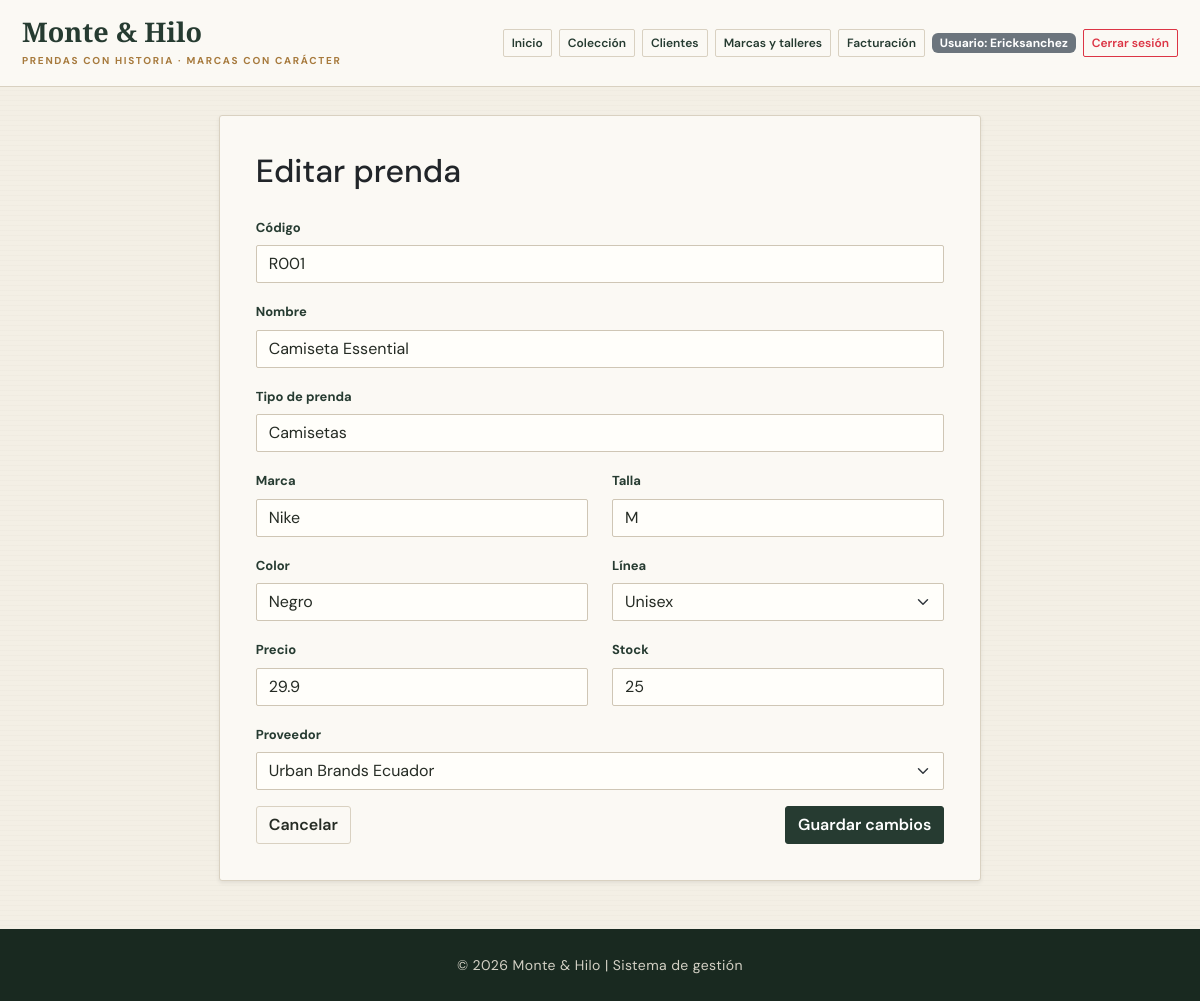
The page /productos/editar/R001 (signed in) on the database its author committed.
### tables this page shows
CREATE TABLE usuarios (
            id INTEGER PRIMARY KEY AUTOINCREMENT,
            usuario TEXT NOT NULL UNIQUE,
            password TEXT NOT NULL
        );

CREATE TABLE productos (
            codigo TEXT PRIMARY KEY,
            nombre TEXT NOT NULL,
            categoria TEXT NOT NULL,
            precio REAL NOT NULL,
            stock INTEGER NOT NULL,
            id_proveedor INTEGER, marca TEXT NOT NULL DEFAULT '', talla TEXT NOT NULL DEFAULT '', color TEXT NOT NULL DEFAULT '', genero TEXT NOT NULL DEFAULT 'Unisex',
            FOREIGN KEY (id_proveedor) REFERENCES proveedores(id_proveedor)
        );

### app.py (the view, shortened to what this page needs)
@app.route("/productos/editar/<codigo>", methods=["GET", "POST"])
@login_required
def editar_producto(codigo):
    producto = get_product_by_code(codigo)
    if not producto:
        flash("Producto no encontrado.", "danger")
        return redirect(url_for("productos"))
    form = ProductoForm()
    _set_product_supplier_choices(form)
    if request.method == "GET":
        form.codigo.data = producto["codigo"]
        form.nombre.data = producto["nombre"]
        form.categoria.data = producto["categoria"]
        form.marca.data = producto["marca"]
        form.talla.data = producto["talla"]
        form.color.data = producto["color"]
        form.genero.data = producto["genero"]
        form.precio.data = producto["precio"]
        form.stock.data = producto["stock"]
        form.id_proveedor.data = producto["id_proveedor"] or 0
    return render_template("formulario_producto.html", form=form, nombre_sistema=NOMBRE_SISTEMA, editar=True, codigo=codigo)

### app.py (called while the page is built)
@login_manager.user_loader
def load_user(user_id):
    user_data = get_user_by_id(user_id)
    if user_data:
        return Usuario(user_data["id"], user_data["usuario"], user_data["password"])
    return None

def _set_product_supplier_choices(form):
    form.id_proveedor.choices = [(0, "Sin proveedor")] + [
        (provider["id_proveedor"], provider["empresa"]) for provider in get_providers()
    ]

### conexion/conexion.py (called while the page is built, shortened)
def _database_engine():
    configured_engine = os.getenv("DB_ENGINE")
    if configured_engine:
        return configured_engine.lower()
    return "postgresql" if os.getenv("DATABASE_URL") else "sqlite"

def _parameterized_sql(query, params):
    engine = _database_engine()
    if engine in {"sqlite", "sqlite3"}:
        sqlite_params = tuple(float(param) if isinstance(param, Decimal) else param for param in params)
        return query.replace("%s", "?"), sqlite_params
    return query, tuple(params)

def _sqlite_connection():
    DATABASE_PATH.parent.mkdir(exist_ok=True)
    conn = sqlite3.connect(DATABASE_PATH)
    conn.row_factory = sqlite3.Row
    conn.execute("PRAGMA foreign_keys = ON")
    return conn

def get_db_connection():
    engine = _database_engine()
    if engine in {"sqlite", "sqlite3"}:
        return _sqlite_connection()
    if engine in {"postgres", "postgresql"}:
        return _postgres_connection()
    raise RuntimeError(f"Motor de base de datos no compatible: {engine}")

def get_user_by_id(user_id):
    conn = get_db_connection()
    try:
        cursor = conn.cursor()
        query = "SELECT id, usuario, password FROM usuarios WHERE id = %s"
        cursor.execute(*_parameterized_sql(query, (user_id,)))
        row = cursor.fetchone()
        if row is None:
            return None
        if hasattr(row, "keys"):
            return dict(row)
        return {"id": row[0], "usuario": row[1], "password": row[2]}
    finally:
        conn.close()

def _normalize_product_row(row):
    if row is None:
        return None
    if hasattr(row, "keys"):
        return dict(row)

def _row_as_dict(cursor, row):
    if row is None:
        return None
    if hasattr(row, "keys"):
        return dict(row)
    return dict(zip((column[0] for column in cursor.description), row))

def _read_rows(query, params=()):
    conn = get_db_connection()
    try:
        cursor = conn.cursor()
        cursor.execute(*_parameterized_sql(query, params))
        return [_row_as_dict(cursor, row) for row in cursor.fetchall()]
    finally:
        conn.close()

### templates/formulario_producto.html (shortened to what this page needs)
{% extends "base.html" %}
{% block content %}
<div class="row justify-content-center">
    <div class="col-lg-8">
        <div class="card shadow-sm informacion">
            <div class="card-body">
                <h2 class="mb-4">{% if editar %}Editar prenda{% else %}Agregar una prenda{% endif %}</h2>
                <form method="POST" novalidate>
                    <div class="mb-3">
                        {{ form.codigo.label(class="form-label") }}
                        {{ form.codigo(class="form-control" + (" is-invalid" if form.codigo.errors else ""), placeholder="Ej: R011") }}
                    </div>
                    <div class="mb-3">
                        {{ form.nombre.label(class="form-label") }}
                        {{ form.nombre(class="form-control" + (" is-invalid" if form.nombre.errors else ""), placeholder="Ej: Camisa Oxford") }}
                    </div>
                    <div class="mb-3">
                        {{ form.categoria.label(class="form-label") }}
                        {{ form.categoria(class="form-control" + (" is-invalid" if form.categoria.errors else ""), placeholder="Ej: Camisas") }}
                    </div>
                    <div class="row">
                        <div class="col-md-6">
                            <div class="mb-3">
                                {{ form.marca.label(class="form-label") }}
                                {{ form.marca(class="form-control" + (" is-invalid" if form.marca.errors else ""), placeholder="Marca") }}
                            </div>
                        </div>
                        <div class="col-md-6">
                            <div class="mb-3">
                                {{ form.talla.label(class="form-label") }}
                                {{ form.talla(class="form-control" + (" is-invalid" if form.talla.errors else ""), placeholder="XS, S, M, 32, 40...") }}
                            </div>
                        </div>
                    </div>
                    <div class="row">
                        <div class="col-md-6">
                            <div class="mb-3">
                                {{ form.color.label(class="form-label") }}
                                {{ form.color(class="form-control" + (" is-invalid" if form.color.errors else ""), placeholder="Color") }}
                            </div>
                        </div>
                        <div class="col-md-6">
                            <div class="mb-3">
                                {{ form.genero.label(class="form-label") }}
                                {{ form.genero(class="form-select" + (" is-invalid" if form.genero.errors else "")) }}
                            </div>
                        </div>
                    </div>
                    <div class="row">
                        <div class="col-md-6">
                            <div class="mb-3">
                                {{ form.precio.label(class="form-label") }}
                                {{ form.precio(class="form-control" + (" is-invalid" if form.precio.errors else ""), step="0.01", placeholder="0.00") }}
                            </div>
                        </div>
                        <div class="col-md-6">
                            <div class="mb-3">
                                {{ form.stock.label(class="form-label") }}
                                {{ form.stock(class="form-control" + (" is-invalid" if form.stock.errors else ""), placeholder="0") }}
                            </div>
                        </div>
                    </div>
                    <div class="mb-3">
                        {{ form.id_proveedor.label(class="form-label") }}
                        {{ form.id_proveedor(class="form-select" + (" is-invalid" if form.id_proveedor.errors else "")) }}
                    </div>
                    <div class="d-flex justify-content-between align-items-center">
                        <a href="{{ url_for('productos') }}" class="btn btn-outline-secondary">Cancelar</a>
                        <button type="submit" class="btn btn-primary">{% if editar %}Guardar cambios{% else %}Guardar prenda{% endif %}</button>
                    </div>
                </form>
            </div>
        </div>
    </div>
</div>
{% endblock %}

### templates/components/navbar.html
<header class="header-principal py-3 bg-light">
	<div class="container">
		<div class="d-flex justify-content-between align-items-center flex-wrap gap-3">
			<div>
				<h1 class="h4 mb-0 brand-mark">{{ nombre_sistema }}</h1>
				<small class="brand-caption">PRENDAS CON HISTORIA · MARCAS CON CARÁCTER</small>
			</div>
			<nav class="d-flex flex-wrap gap-2 align-items-center">
				<a class="btn btn-outline-primary btn-sm" href="{{ url_for('index') }}">Inicio</a>
				{% if current_user.is_authenticated %}
				<a class="btn btn-outline-primary btn-sm" href="{{ url_for('productos') }}">Colección</a>
				<a class="btn btn-outline-primary btn-sm" href="{{ url_for('clientes') }}">Clientes</a>
				<a class="btn btn-outline-primary btn-sm" href="{{ url_for('proveedores') }}">Marcas y talleres</a>
				<a class="btn btn-outline-primary btn-sm" href="{{ url_for('facturacion') }}">Facturación</a>
				<span class="badge text-bg-secondary">Usuario: {{ current_user.usuario }}</span>
				<a class="btn btn-outline-danger btn-sm" href="{{ url_for('logout') }}">Cerrar sesión</a>
				{% else %}
				<a class="btn btn-outline-success btn-sm" href="{{ url_for('login') }}">Iniciar sesión</a>
				<a class="btn btn-outline-secondary btn-sm" href="{{ url_for('registro') }}">Registrarse</a>
				{% endif %}
			</nav>
		</div>
	</div>
</header>

### static/css/style.css (style rules this page uses)
:root { --paper: #f3efe5; --paper-light: #fbf9f4; --ink: #252b24; --forest: #263b31; --forest-deep: #192920; --oxblood: #713a34; --brass: #a77a3d; --line: #d9d1c1; --muted: #77786d; --serif: "Playfair Display", Georgia, serif; --sans: "DM Sans", sans-serif; }
* { box-sizing: border-box; }
body { margin: 0; color: var(--ink); background-color: var(--paper); background-image: repeating-linear-gradient(0deg, rgba(70, 58, 39, .018) 0, rgba(70, 58, 39, .018) 1px, transparent 1px, transparent 5px); font-family: var(--sans); }
a { color: var(--forest); }
.header-principal { position: relative; z-index: 2; padding: 18px 0 !important; background: var(--paper-light) !important; border-bottom: 1px solid var(--line); }
.brand-mark { color: var(--forest) !important; font: 600 27px/1.05 var(--serif); }
.brand-caption, .eyebrow { display: block; margin: 7px 0 0; color: var(--brass); font-size: 10px; font-weight: 700; letter-spacing: 1.7px; }
.header-principal nav { gap: 7px !important; }
.header-principal .btn { border-radius: 2px; font-size: 12px; }
.header-principal .btn-outline-primary { color: var(--forest); border-color: var(--line); }
.container { max-width: 1180px; }
.btn { border-radius: 3px; font-weight: 600; }
.btn-primary, .btn-success { color: #fff; background: var(--forest); border-color: var(--forest); }
.btn-outline-secondary { color: var(--ink); border-color: var(--line); }
.informacion, .card { background-color: var(--paper-light); border: 1px solid var(--line); border-radius: 3px; box-shadow: 0 5px 18px rgba(45, 39, 27, .055); }
.informacion { padding: 20px; }
.form-label { color: var(--forest); font-size: 13px; font-weight: 700; }
.form-control, .form-select { border-color: #cfc6b5; border-radius: 2px; background-color: #fffefa; color: var(--ink); }

### rows shown on the page
usuarios: usuario "Ericksanchez"
productos: codigo "R001", nombre "Camiseta Essential", categoria "Camisetas", marca "Nike", talla "M", color "Negro", genero "Unisex", precio "29.9", stock "25", id_proveedor "Urban Brands Ecuador"

### other values the page prints
{{ nombre_sistema }} "Monte & Hilo"
